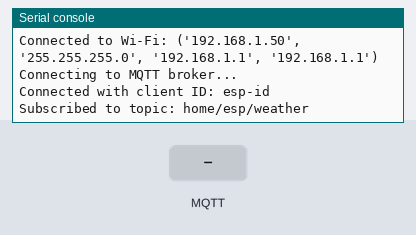
Bench run of a program on a simulated ESP32 board running MicroPython. On the bench: the last lines printed to the serial console. Inputs (shaded band) come from the test bench. WiFi joins after 1.5 s; no MQTT or app messages arrive unless stated.

Above: at 3.3 s.
3.4 s: MQTT message "event" arrives on the first subscribed topic
At 3.9 s:
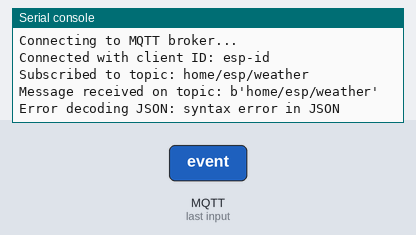
4.9 s: MQTT message "1" arrives on the first subscribed topic
At 6.3 s:
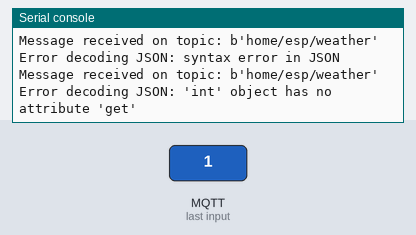

The program:

bernaroSilvaLastHope.py
```python
import network
import time
import ubinascii
import ujson
from umqtt.simple import MQTTClient

# Wi-Fi configuration
SSID = "Two Girls One Router"
PASSWORD = "Pommesgesichter"


MQTT_USER = "SmartCarpet"      # If needed
MQTT_PASS = "smartcarpet"

# MQTT configuration
MQTT_BROKER = "192.168.178.113"   # Replace with your broker's IP address or hostname
MQTT_PORT = 1883  # Default MQTT port
MQTT_TOPIC = b"home/esp/weather"  # The topic to subscribe to


# Connect to Wi-Fi
def connect_wifi(ssid, password):
    wlan = network.WLAN(network.STA_IF)
    wlan.active(True)
    if not wlan.isconnected():
        print("Connecting to Wi-Fi...")
        wlan.connect(ssid, password)
        while not wlan.isconnected():
            time.sleep(1)
    print("Connected to Wi-Fi:", wlan.ifconfig())
    return wlan


# Callback function when a message is received
def mqtt_callback(topic, msg):
    print("Message received on topic:", topic)
    try:
        data = ujson.loads(msg)
        event = data.get("event")
        if event is not None:
            print("Event:", event)
            if event == -1:
                print("BRRRR... TAKE A THICK JACK OUT")
                # Add your custom action here (e.g., toggle an LED, etc.)
    except Exception as e:
        print("Error decoding JSON:", e)


# Main function
def main():
    # Connect to Wi-Fi
    connect_wifi(SSID, PASSWORD)

    # Create a unique client ID based on the device MAC address
    client_id = "esp-id"

    # Initialize MQTT client and set callback
    client = MQTTClient(client_id, MQTT_BROKER, port=MQTT_PORT, user=MQTT_USER, password=MQTT_PASS)
    client.set_callback(mqtt_callback)

    # Connect to the MQTT broker
    print("Connecting to MQTT broker...")
    client.connect()
    print("Connected with client ID:", client_id)

    # Subscribe to the topic
    client.subscribe(MQTT_TOPIC)
    print("Subscribed to topic:", MQTT_TOPIC.decode())

    try:
        # Wait for messages indefinitely
        while True:
            client.wait_msg()  # This blocks until a message is received
    except KeyboardInterrupt:
        print("Interrupted by user")
    finally:
        client.disconnect()
        print("Disconnected from MQTT broker")


# Run the main function
if __name__ == "__main__":
    main()
```

Measured:
- after the input at 3.4 s, the serial console: prints a new line at once (image 1)
- after the input at 4.9 s, the serial console: prints a new line at once (image 2)
